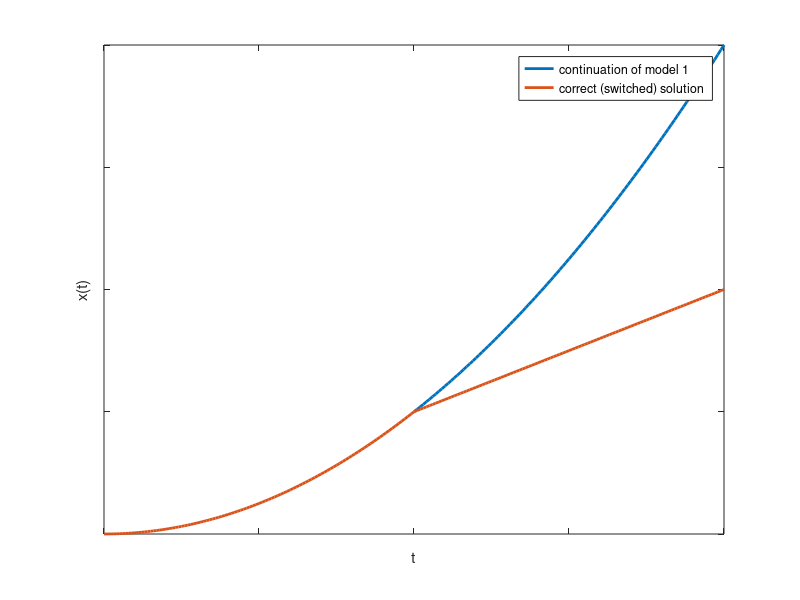

This chart was generated by the following MATLAB code:
T1 = 0:0.01:1;
T2 = 1:0.01:2;
X1 = 0.1*T1.^2;
X22 = 0.1*T2.^2;
X2 = 0.1*T2;
plot(T2, X22, 'LineWidth', 2)
hold on;
plot([T1 T2], [X1 X2], 'LineWidth', 2)
set(gca, 'xticklabel', [], 'yticklabel', []);
legend('continuation of model 1', 'correct (switched) solution')
xlabel('t');
ylabel('x(t)');